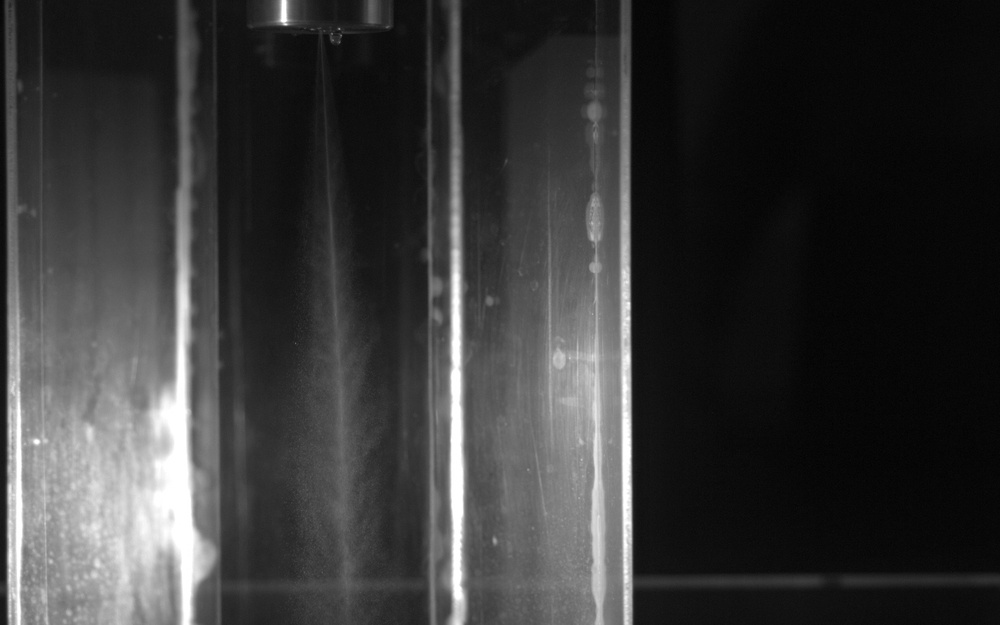
#> input picture input_images/gasoline_conv_25C_70bar.jpg, 1000 x 625 px, shrunk from 1280 x 800 before the run, found by its file name
$ python spray_cm.py
#> lines starting #> are read from the running program, lines starting #| are printed output that depends on the picture; after the words box and inside, x2 and y2 are one past the last pixel; in counts of white or black regions, pixels touching at a corner belong together
import cv2

#subtração de fundo

def subtract_images(image1_path, image2_path):

    # Read the two input images
#> called with image1_path = 'input_images\\gasoline_conv_25C_70bar.jpg', image2_path = 'subtracao_fundo2.png'
    image1 = cv2.imread(image1_path)
#> image1 is the input picture: shape (625, 1000, 3); min 1, max 255, mean 55.5
    image2 = cv2.imread(image2_path)
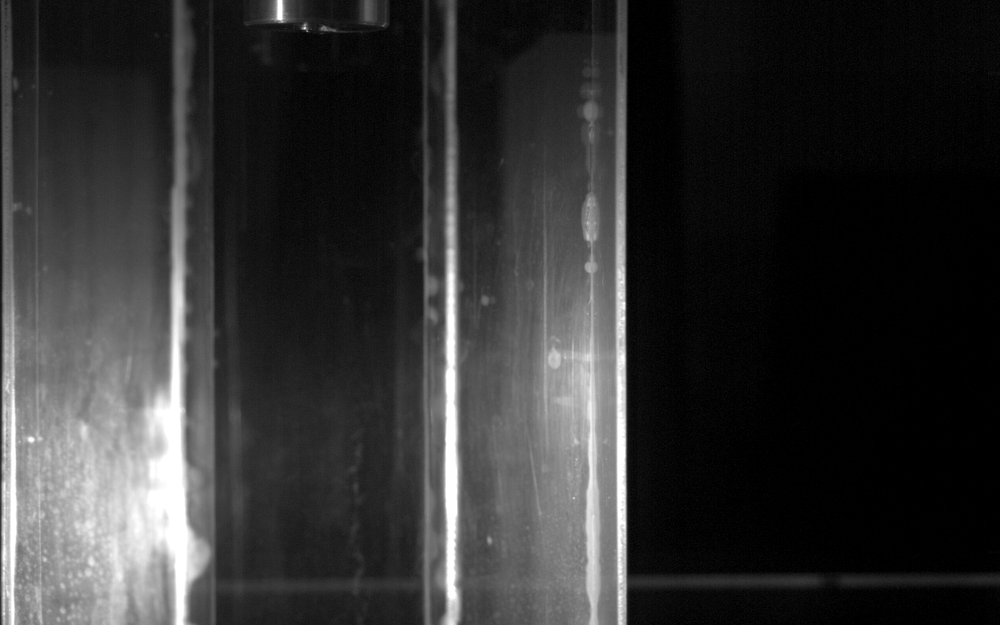
#> input picture subtracao_fundo2.png, 1000 x 625 px, shrunk from 1280 x 800 before the run
#> image2 is the input picture: shape (625, 1000, 3); min 0, max 255, mean 49.9

    if image1 is None or image2 is None:
        print("Error: One or both images could not be read.")
        return

    # Make sure both images have the same dimensions
    if image1.shape != image2.shape:
        print("Error: The images have different dimensions.")
        return

    # Subtract the images
    subtracted_image = cv2.subtract(image1, image2)
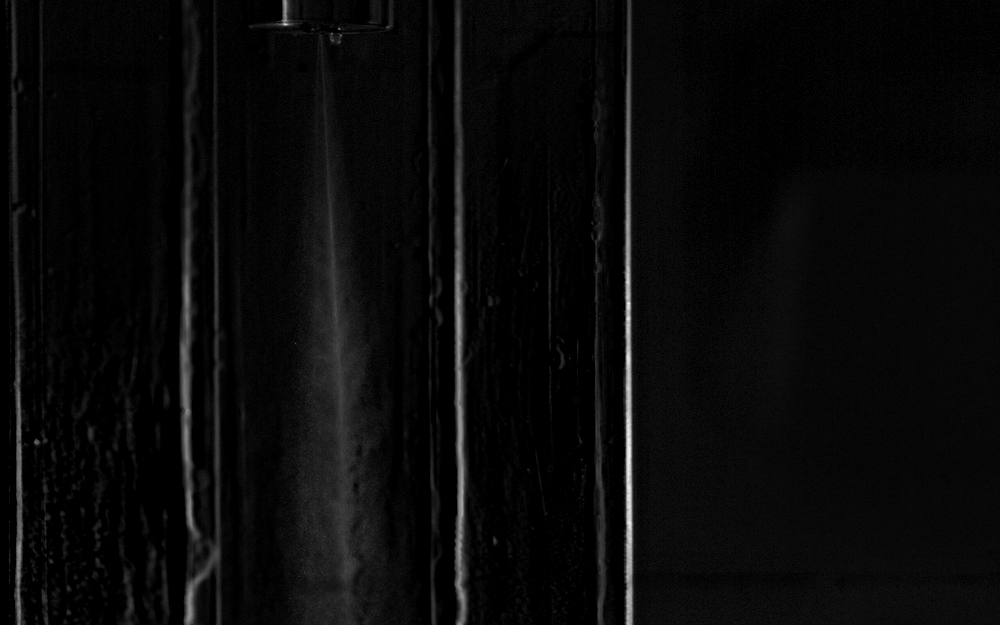
#> subtracted_image: shape (625, 1000, 3); min 0, max 240, mean 9.3

    cv2.imwrite("subtracted_image.png", subtracted_image )

    # Display the subtracted image
    cv2.imshow("Subtracted Image", subtracted_image)
    cv2.waitKey(0)
    cv2.destroyAllWindows()

# Replace these paths with the paths to your images
image1_path = "input_images\gasoline_conv_25C_70bar.jpg"
image2_path = "subtracao_fundo2.png"

original=subtract_images(image1_path, image2_path)


#Campo de concentração
#original=cv2.imread('testes08_08\Frente\Img000003.tif', 1)
im_gray = cv2.imread('subtracted_image.png', cv2.IMREAD_GRAYSCALE)
#> im_gray: shape (625, 1000); min 0, max 240, mean 9.3
im_color = cv2.applyColorMap(im_gray, cv2.COLORMAP_JET)
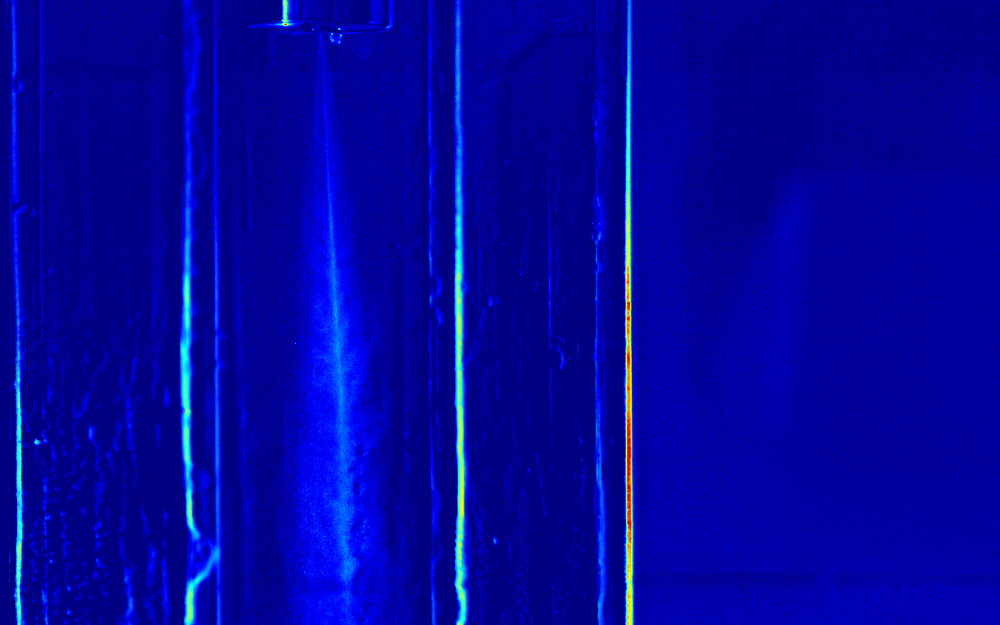
#> im_color: shape (625, 1000, 3); mean B, G, R 156.8, 5.4, 1.3
cv2.imshow("Original image", im_gray)
cv2.waitKey(0)
cv2.imshow("edgeDetection2", im_color)
cv2.waitKey(0)

#Desenvolvimento da remoção do fundo

# Applying thresholding technique
_, alpha = cv2.threshold(im_gray, 155, 255, cv2.THRESH_BINARY)
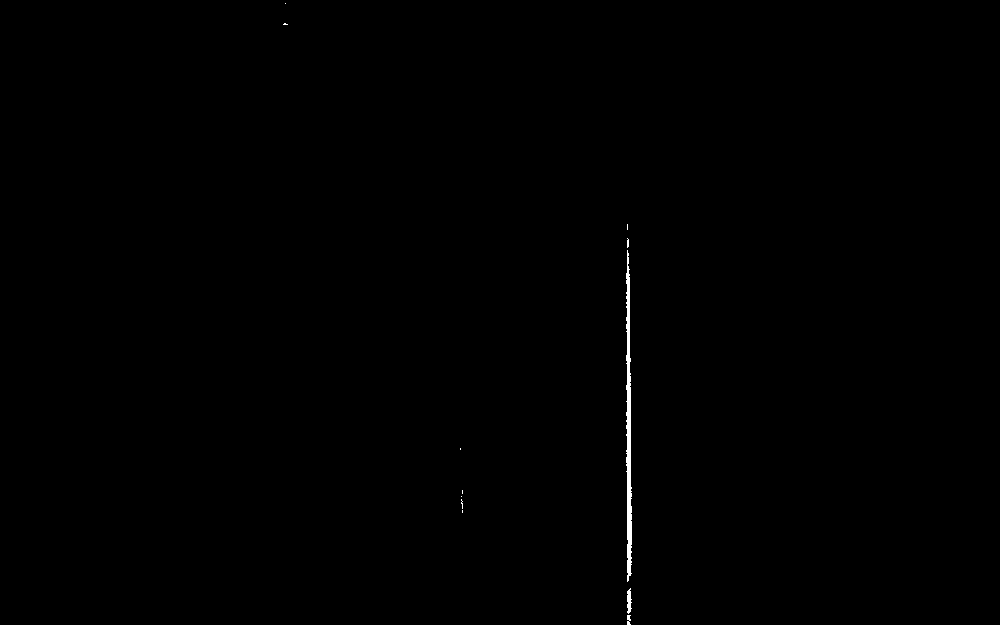
#> alpha: shape (625, 1000); 0.23% white; 12 white regions (9 under 20 px), largest, box (x1, y1, x2, y2) and area: (626, 250, 632, 582) 1276, (627, 588, 632, 614) 90, (627, 615, 631, 625) 31

# Using cv2.split() to split channels
# of coloured image
b, g, r = cv2.split(im_color)
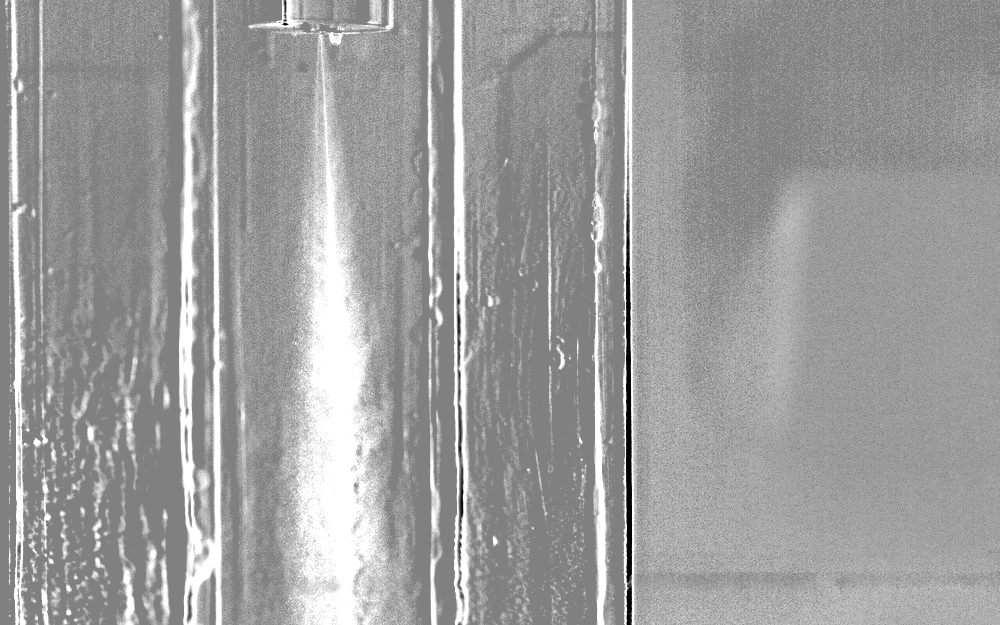
#> b: shape (625, 1000); min 0, max 255, mean 156.8
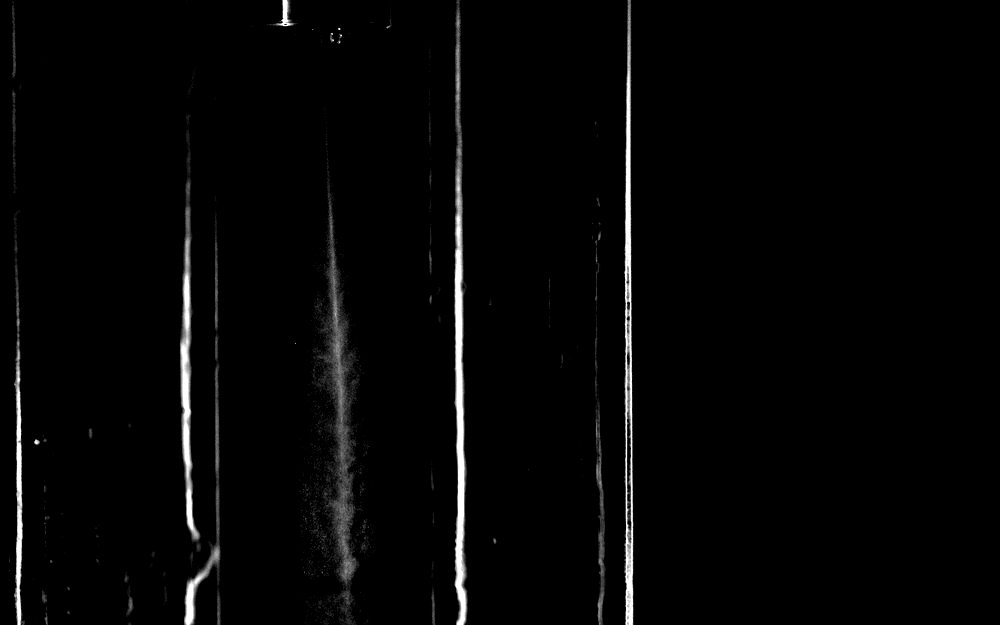
#> g: shape (625, 1000); min 0, max 255, mean 5.4

# Making list of Red, Green, Blue
# Channels and alpha
rgba = [b, g, r, alpha]

# Using cv2.merge() to merge rgba
# into a coloured/multi-channeled image
dst = cv2.merge(rgba, 4)

# Writing and saving to a new image
cv2.imwrite("gfg_white.png", dst)
